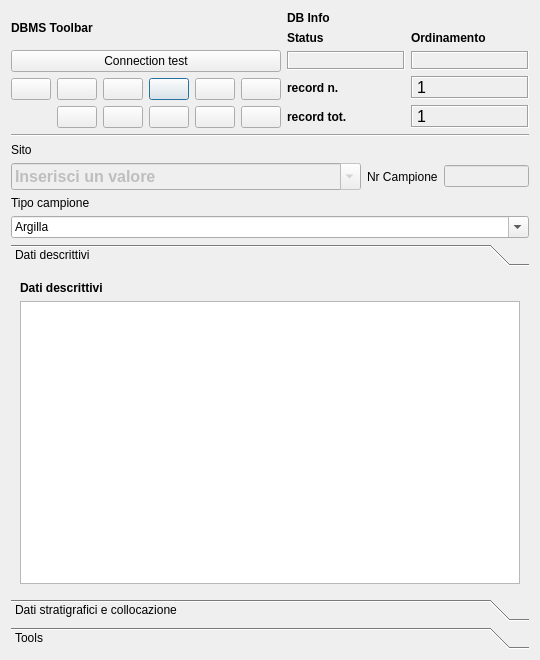
<?xml version="1.0" encoding="UTF-8"?>
<ui version="4.0">
 <class>DialogSurveysite</class>
 <widget class="QDialog" name="DialogSurveysite">
  <property name="geometry">
   <rect>
    <x>0</x>
    <y>0</y>
    <width>540</width>
    <height>660</height>
   </rect>
  </property>
  <property name="minimumSize">
   <size>
    <width>540</width>
    <height>400</height>
   </size>
  </property>
  <property name="windowTitle">
   <string>pyArchInit - HHF - Survey Structure Form </string>
  </property>
  <property name="windowIcon">
   <iconset resource="../../resources/resources.qrc">
    <normaloff>:/icons/iconSite.png</normaloff>:/icons/iconSite.png</iconset>
  </property>
  <layout class="QGridLayout" name="gridLayout_7">
   <item row="0" column="1" colspan="3">
    <layout class="QGridLayout" name="gridLayout_2">
     <item row="0" column="0">
      <widget class="QLabel" name="label_29">
       <property name="font">
        <font>
         <weight>75</weight>
         <bold>true</bold>
        </font>
       </property>
       <property name="text">
        <string>DBMS Toolbar</string>
       </property>
      </widget>
     </item>
     <item row="0" column="1" rowspan="3">
      <layout class="QGridLayout" name="gridLayout_5">
       <item row="0" column="0">
        <widget class="QLabel" name="label_42">
         <property name="font">
          <font>
           <weight>75</weight>
           <bold>true</bold>
          </font>
         </property>
         <property name="autoFillBackground">
          <bool>true</bool>
         </property>
         <property name="text">
          <string>DB Info</string>
         </property>
        </widget>
       </item>
       <item row="1" column="0">
        <layout class="QGridLayout" name="gridLayout_4">
         <item row="0" column="1">
          <widget class="QLabel" name="label_43">
           <property name="font">
            <font>
             <pointsize>9</pointsize>
             <weight>75</weight>
             <bold>true</bold>
            </font>
           </property>
           <property name="text">
            <string>Ordinamento</string>
           </property>
           <property name="margin">
            <number>0</number>
           </property>
          </widget>
         </item>
         <item row="1" column="0">
          <widget class="QLabel" name="label_status">
           <property name="minimumSize">
            <size>
             <width>40</width>
             <height>0</height>
            </size>
           </property>
           <property name="font">
            <font>
             <pointsize>10</pointsize>
             <weight>75</weight>
             <bold>true</bold>
            </font>
           </property>
           <property name="cursor">
            <cursorShape>ForbiddenCursor</cursorShape>
           </property>
           <property name="mouseTracking">
            <bool>false</bool>
           </property>
           <property name="contextMenuPolicy">
            <enum>Qt::DefaultContextMenu</enum>
           </property>
           <property name="frameShape">
            <enum>QFrame::Box</enum>
           </property>
           <property name="frameShadow">
            <enum>QFrame::Sunken</enum>
           </property>
           <property name="text">
            <string/>
           </property>
           <property name="alignment">
            <set>Qt::AlignCenter</set>
           </property>
           <property name="margin">
            <number>0</number>
           </property>
          </widget>
         </item>
         <item row="1" column="1">
          <widget class="QLabel" name="label_sort">
           <property name="font">
            <font>
             <pointsize>10</pointsize>
             <weight>75</weight>
             <bold>true</bold>
            </font>
           </property>
           <property name="cursor">
            <cursorShape>ForbiddenCursor</cursorShape>
           </property>
           <property name="mouseTracking">
            <bool>false</bool>
           </property>
           <property name="contextMenuPolicy">
            <enum>Qt::DefaultContextMenu</enum>
           </property>
           <property name="frameShape">
            <enum>QFrame::Box</enum>
           </property>
           <property name="frameShadow">
            <enum>QFrame::Sunken</enum>
           </property>
           <property name="text">
            <string/>
           </property>
           <property name="alignment">
            <set>Qt::AlignCenter</set>
           </property>
           <property name="margin">
            <number>0</number>
           </property>
          </widget>
         </item>
         <item row="0" column="0">
          <widget class="QLabel" name="label_34">
           <property name="font">
            <font>
             <pointsize>9</pointsize>
             <weight>75</weight>
             <bold>true</bold>
            </font>
           </property>
           <property name="text">
            <string>Status</string>
           </property>
           <property name="margin">
            <number>0</number>
           </property>
          </widget>
         </item>
        </layout>
       </item>
       <item row="2" column="0">
        <layout class="QGridLayout" name="gridLayout_3">
         <item row="0" column="0">
          <widget class="QLabel" name="label_27">
           <property name="font">
            <font>
             <pointsize>9</pointsize>
             <weight>75</weight>
             <bold>true</bold>
            </font>
           </property>
           <property name="text">
            <string>record n.</string>
           </property>
           <property name="margin">
            <number>0</number>
           </property>
          </widget>
         </item>
         <item row="0" column="1">
          <widget class="QLabel" name="label_rec_corrente">
           <property name="font">
            <font>
             <family>Microsoft Sans Serif</family>
             <pointsize>12</pointsize>
            </font>
           </property>
           <property name="cursor">
            <cursorShape>ForbiddenCursor</cursorShape>
           </property>
           <property name="mouseTracking">
            <bool>false</bool>
           </property>
           <property name="contextMenuPolicy">
            <enum>Qt::DefaultContextMenu</enum>
           </property>
           <property name="frameShape">
            <enum>QFrame::Box</enum>
           </property>
           <property name="frameShadow">
            <enum>QFrame::Sunken</enum>
           </property>
           <property name="text">
            <string>1</string>
           </property>
          </widget>
         </item>
         <item row="1" column="0">
          <widget class="QLabel" name="label_28">
           <property name="font">
            <font>
             <pointsize>9</pointsize>
             <weight>75</weight>
             <bold>true</bold>
            </font>
           </property>
           <property name="text">
            <string>record tot.</string>
           </property>
           <property name="margin">
            <number>0</number>
           </property>
          </widget>
         </item>
         <item row="1" column="1">
          <widget class="QLabel" name="label_rec_tot">
           <property name="font">
            <font>
             <family>Microsoft Sans Serif</family>
             <pointsize>12</pointsize>
            </font>
           </property>
           <property name="cursor">
            <cursorShape>ForbiddenCursor</cursorShape>
           </property>
           <property name="mouseTracking">
            <bool>false</bool>
           </property>
           <property name="contextMenuPolicy">
            <enum>Qt::DefaultContextMenu</enum>
           </property>
           <property name="frameShape">
            <enum>QFrame::Box</enum>
           </property>
           <property name="frameShadow">
            <enum>QFrame::Sunken</enum>
           </property>
           <property name="text">
            <string>1</string>
           </property>
          </widget>
         </item>
        </layout>
       </item>
      </layout>
     </item>
     <item row="2" column="0">
      <layout class="QGridLayout" name="gridLayout">
       <item row="0" column="5">
        <widget class="QPushButton" name="pushButton_last_rec">
         <property name="toolTip">
          <string>Last rec</string>
         </property>
         <property name="text">
          <string/>
         </property>
         <property name="icon">
          <iconset resource="../../resources/resources.qrc">
           <normaloff>:/icons/7_rightArrows.png</normaloff>:/icons/7_rightArrows.png</iconset>
         </property>
        </widget>
       </item>
       <item row="0" column="6">
        <widget class="QPushButton" name="pushButton_new_rec">
         <property name="font">
          <font>
           <pointsize>9</pointsize>
          </font>
         </property>
         <property name="toolTip">
          <string>New record</string>
         </property>
         <property name="text">
          <string/>
         </property>
         <property name="icon">
          <iconset resource="../../resources/resources.qrc">
           <normaloff>:/icons/newrec.png</normaloff>:/icons/newrec.png</iconset>
         </property>
        </widget>
       </item>
       <item row="0" column="7">
        <widget class="QPushButton" name="pushButton_save">
         <property name="font">
          <font>
           <pointsize>9</pointsize>
          </font>
         </property>
         <property name="toolTip">
          <string>Save</string>
         </property>
         <property name="text">
          <string/>
         </property>
         <property name="icon">
          <iconset resource="../../resources/resources.qrc">
           <normaloff>:/icons/b_save.png</normaloff>:/icons/b_save.png</iconset>
         </property>
         <property name="autoDefault">
          <bool>false</bool>
         </property>
        </widget>
       </item>
       <item row="1" column="4">
        <widget class="QPushButton" name="pushButton_new_search">
         <property name="font">
          <font>
           <pointsize>9</pointsize>
          </font>
         </property>
         <property name="toolTip">
          <string>new search</string>
         </property>
         <property name="text">
          <string/>
         </property>
         <property name="icon">
          <iconset resource="../../resources/resources.qrc">
           <normaloff>:/icons/new_search.png</normaloff>:/icons/new_search.png</iconset>
         </property>
        </widget>
       </item>
       <item row="1" column="5">
        <widget class="QPushButton" name="pushButton_search_go">
         <property name="font">
          <font>
           <pointsize>9</pointsize>
          </font>
         </property>
         <property name="toolTip">
          <string>search !!!</string>
         </property>
         <property name="text">
          <string/>
         </property>
         <property name="icon">
          <iconset resource="../../resources/resources.qrc">
           <normaloff>:/icons/search.png</normaloff>:/icons/search.png</iconset>
         </property>
        </widget>
       </item>
       <item row="1" column="6">
        <widget class="QPushButton" name="pushButton_sort">
         <property name="font">
          <font>
           <pointsize>9</pointsize>
          </font>
         </property>
         <property name="toolTip">
          <string>Order by</string>
         </property>
         <property name="text">
          <string/>
         </property>
         <property name="icon">
          <iconset resource="../../resources/resources.qrc">
           <normaloff>:/icons/sort.png</normaloff>:/icons/sort.png</iconset>
         </property>
        </widget>
       </item>
       <item row="1" column="7">
        <widget class="QPushButton" name="pushButton_view_all">
         <property name="font">
          <font>
           <pointsize>9</pointsize>
          </font>
         </property>
         <property name="toolTip">
          <string>View alls records</string>
         </property>
         <property name="text">
          <string/>
         </property>
         <property name="icon">
          <iconset resource="../../resources/resources.qrc">
           <normaloff>:/icons/view_all.png</normaloff>:/icons/view_all.png</iconset>
         </property>
        </widget>
       </item>
       <item row="0" column="4">
        <widget class="QPushButton" name="pushButton_next_rec">
         <property name="toolTip">
          <string>Next rec</string>
         </property>
         <property name="text">
          <string/>
         </property>
         <property name="icon">
          <iconset resource="../../resources/resources.qrc">
           <normaloff>:/icons/6_rightArrow.png</normaloff>:/icons/6_rightArrow.png</iconset>
         </property>
        </widget>
       </item>
       <item row="0" column="3">
        <widget class="QPushButton" name="pushButton_prev_rec">
         <property name="maximumSize">
          <size>
           <width>75</width>
           <height>16777215</height>
          </size>
         </property>
         <property name="toolTip">
          <string>Prev rec</string>
         </property>
         <property name="text">
          <string/>
         </property>
         <property name="icon">
          <iconset resource="../../resources/resources.qrc">
           <normaloff>:/icons/4_leftArrow.png</normaloff>:/icons/4_leftArrow.png</iconset>
         </property>
        </widget>
       </item>
       <item row="0" column="2">
        <widget class="QPushButton" name="pushButton_first_rec">
         <property name="toolTip">
          <string>First rec</string>
         </property>
         <property name="text">
          <string/>
         </property>
         <property name="icon">
          <iconset resource="../../resources/resources.qrc">
           <normaloff>:/icons/5_leftArrows.png</normaloff>:/icons/5_leftArrows.png</iconset>
         </property>
        </widget>
       </item>
       <item row="1" column="3">
        <widget class="QPushButton" name="pushButton_delete">
         <property name="maximumSize">
          <size>
           <width>75</width>
           <height>16777215</height>
          </size>
         </property>
         <property name="font">
          <font>
           <pointsize>9</pointsize>
          </font>
         </property>
         <property name="toolTip">
          <string>Delete record</string>
         </property>
         <property name="text">
          <string/>
         </property>
         <property name="icon">
          <iconset resource="../../resources/resources.qrc">
           <normaloff>:/icons/delete.png</normaloff>:/icons/delete.png</iconset>
         </property>
        </widget>
       </item>
      </layout>
     </item>
     <item row="1" column="0">
      <widget class="QPushButton" name="pushButton_connect">
       <property name="text">
        <string>Connection test</string>
       </property>
      </widget>
     </item>
    </layout>
   </item>
   <item row="1" column="1" colspan="3">
    <widget class="Line" name="line_8">
     <property name="font">
      <font>
       <weight>75</weight>
       <bold>true</bold>
      </font>
     </property>
     <property name="orientation">
      <enum>Qt::Horizontal</enum>
     </property>
    </widget>
   </item>
   <item row="6" column="1" colspan="3">
    <widget class="QToolBox" name="toolBox">
     <property name="currentIndex">
      <number>0</number>
     </property>
     <widget class="QWidget" name="page">
      <property name="geometry">
       <rect>
        <x>0</x>
        <y>0</y>
        <width>518</width>
        <height>267</height>
       </rect>
      </property>
      <attribute name="label">
       <string>Dati descrittivi</string>
      </attribute>
      <layout class="QGridLayout" name="gridLayout_9">
       <item row="1" column="0">
        <layout class="QVBoxLayout" name="verticalLayout_3">
         <item>
          <widget class="QLabel" name="label_13">
           <property name="font">
            <font>
             <weight>75</weight>
             <bold>true</bold>
            </font>
           </property>
           <property name="text">
            <string>Dati descrittivi</string>
           </property>
          </widget>
         </item>
         <item>
          <widget class="QTextEdit" name="textEdit_descrizione_camp">
           <property name="minimumSize">
            <size>
             <width>0</width>
             <height>20</height>
            </size>
           </property>
           <property name="maximumSize">
            <size>
             <width>16777215</width>
             <height>16000000</height>
            </size>
           </property>
           <property name="font">
            <font>
             <pointsize>10</pointsize>
            </font>
           </property>
          </widget>
         </item>
        </layout>
       </item>
      </layout>
     </widget>
     <widget class="QWidget" name="page_4">
      <property name="geometry">
       <rect>
        <x>0</x>
        <y>0</y>
        <width>518</width>
        <height>267</height>
       </rect>
      </property>
      <attribute name="label">
       <string>Dati stratigrafici e collocazione</string>
      </attribute>
      <layout class="QGridLayout" name="gridLayout_6">
       <item row="0" column="0" colspan="4">
        <widget class="QLabel" name="label_15">
         <property name="font">
          <font>
           <weight>75</weight>
           <bold>true</bold>
          </font>
         </property>
         <property name="text">
          <string>Riferimenti stratigraific e Inventario Materiali</string>
         </property>
        </widget>
       </item>
       <item row="7" column="3" rowspan="3">
        <widget class="QLabel" name="label_7">
         <property name="text">
          <string>Riferimento Nr. Inventario Materiale</string>
         </property>
        </widget>
       </item>
       <item row="7" column="4" rowspan="3">
        <widget class="QLineEdit" name="lineEdit_n_inv_mat"/>
       </item>
       <item row="10" column="0" colspan="5">
        <widget class="Line" name="line">
         <property name="orientation">
          <enum>Qt::Horizontal</enum>
         </property>
        </widget>
       </item>
       <item row="11" column="0" colspan="5">
        <layout class="QGridLayout" name="gridLayout_10">
         <item row="0" column="0">
          <widget class="QLabel" name="label_14">
           <property name="font">
            <font>
             <weight>75</weight>
             <bold>true</bold>
            </font>
           </property>
           <property name="text">
            <string>Riferimenti collocazione</string>
           </property>
          </widget>
         </item>
         <item row="1" column="0">
          <layout class="QGridLayout" name="gridLayout_8">
           <item row="1" column="1">
            <widget class="QLineEdit" name="lineEdit_cassa">
             <property name="minimumSize">
              <size>
               <width>61</width>
               <height>0</height>
              </size>
             </property>
            </widget>
           </item>
           <item row="1" column="0">
            <widget class="QLineEdit" name="lineEdit_luogo_conservazione">
             <property name="minimumSize">
              <size>
               <width>344</width>
               <height>0</height>
              </size>
             </property>
            </widget>
           </item>
           <item row="0" column="1">
            <widget class="QLabel" name="label_12">
             <property name="text">
              <string>Cassa</string>
             </property>
            </widget>
           </item>
           <item row="0" column="0">
            <widget class="QLabel" name="label_11">
             <property name="text">
              <string>Luogo di conservazione</string>
             </property>
            </widget>
           </item>
          </layout>
         </item>
        </layout>
       </item>
       <item row="2" column="0">
        <widget class="QLabel" name="label_4">
         <property name="text">
          <string>Area</string>
         </property>
        </widget>
       </item>
       <item row="6" column="0">
        <widget class="QLabel" name="label_5">
         <property name="text">
          <string>US</string>
         </property>
        </widget>
       </item>
       <item row="2" column="2">
        <widget class="QLineEdit" name="lineEdit_area"/>
       </item>
       <item row="6" column="2">
        <widget class="QLineEdit" name="lineEdit_us"/>
       </item>
      </layout>
     </widget>
     <widget class="QWidget" name="page_3">
      <property name="geometry">
       <rect>
        <x>0</x>
        <y>0</y>
        <width>518</width>
        <height>267</height>
       </rect>
      </property>
      <attribute name="label">
       <string>Tools</string>
      </attribute>
      <layout class="QFormLayout" name="formLayout">
       <item row="0" column="0">
        <layout class="QHBoxLayout" name="horizontalLayout_2">
         <item>
          <widget class="QPushButton" name="pushButton_exp_champ_sheet_pdf">
           <property name="text">
            <string>Esporta scheda campioni</string>
           </property>
          </widget>
         </item>
         <item>
          <widget class="QPushButton" name="pushButton_index_pdf">
           <property name="enabled">
            <bool>true</bool>
           </property>
           <property name="text">
            <string>Esporta elenco campioni PDF</string>
           </property>
          </widget>
         </item>
        </layout>
       </item>
       <item row="1" column="0">
        <layout class="QHBoxLayout" name="horizontalLayout_3">
         <item>
          <widget class="QLabel" name="label_8">
           <property name="toolTip">
            <string>Carica tutti layer che contengono geometrie relative a questo sito</string>
           </property>
           <property name="text">
            <string>..</string>
           </property>
          </widget>
         </item>
         <item>
          <widget class="QPushButton" name="pushButton_sites_geometry">
           <property name="enabled">
            <bool>false</bool>
           </property>
           <property name="text">
            <string>Carica</string>
           </property>
          </widget>
         </item>
        </layout>
       </item>
       <item row="2" column="0">
        <layout class="QHBoxLayout" name="horizontalLayout_4">
         <item>
          <widget class="QLabel" name="label_9">
           <property name="text">
            <string>...</string>
           </property>
          </widget>
         </item>
         <item>
          <widget class="QPushButton" name="pushButton_rel_pdf">
           <property name="enabled">
            <bool>false</bool>
           </property>
           <property name="text">
            <string>Esporta</string>
           </property>
          </widget>
         </item>
        </layout>
       </item>
      </layout>
     </widget>
    </widget>
   </item>
   <item row="3" column="2">
    <widget class="QLabel" name="label_10">
     <property name="text">
      <string>Nr Campione</string>
     </property>
    </widget>
   </item>
   <item row="3" column="3">
    <widget class="QLineEdit" name="lineEdit_nr_campione">
     <property name="enabled">
      <bool>false</bool>
     </property>
     <property name="minimumSize">
      <size>
       <width>0</width>
       <height>0</height>
      </size>
     </property>
     <property name="maximumSize">
      <size>
       <width>16777215</width>
       <height>16777215</height>
      </size>
     </property>
    </widget>
   </item>
   <item row="5" column="1" colspan="3">
    <layout class="QVBoxLayout" name="verticalLayout">
     <item>
      <widget class="QLabel" name="label_2">
       <property name="text">
        <string>Tipo campione</string>
       </property>
      </widget>
     </item>
     <item>
      <widget class="QComboBox" name="comboBox_tipo_campione">
       <property name="editable">
        <bool>true</bool>
       </property>
       <item>
        <property name="text">
         <string>Argilla</string>
        </property>
       </item>
       <item>
        <property name="text">
         <string>Calce</string>
        </property>
       </item>
       <item>
        <property name="text">
         <string>Carbone</string>
        </property>
       </item>
       <item>
        <property name="text">
         <string>Cocciopesto</string>
        </property>
       </item>
       <item>
        <property name="text">
         <string>Concotto</string>
        </property>
       </item>
       <item>
        <property name="text">
         <string>Intonaco</string>
        </property>
       </item>
       <item>
        <property name="text">
         <string>Laterizio</string>
        </property>
       </item>
       <item>
        <property name="text">
         <string>Legno</string>
        </property>
       </item>
       <item>
        <property name="text">
         <string>Minerale</string>
        </property>
       </item>
       <item>
        <property name="text">
         <string>Malta</string>
        </property>
       </item>
       <item>
        <property name="text">
         <string>Ossa</string>
        </property>
       </item>
       <item>
        <property name="text">
         <string>Ossa combuste</string>
        </property>
       </item>
       <item>
        <property name="text">
         <string>Pietrisco</string>
        </property>
       </item>
       <item>
        <property name="text">
         <string>Scoria</string>
        </property>
       </item>
       <item>
        <property name="text">
         <string>Scoria di ceramica</string>
        </property>
       </item>
       <item>
        <property name="text">
         <string>Scoria di metallo</string>
        </property>
       </item>
       <item>
        <property name="text">
         <string>Scoria di vetro</string>
        </property>
       </item>
       <item>
        <property name="text">
         <string>Terra</string>
        </property>
       </item>
       <item>
        <property name="text">
         <string>Terra e carboni</string>
        </property>
       </item>
      </widget>
     </item>
    </layout>
   </item>
   <item row="3" column="1">
    <widget class="QComboBox" name="comboBox_sito">
     <property name="enabled">
      <bool>false</bool>
     </property>
     <property name="minimumSize">
      <size>
       <width>350</width>
       <height>0</height>
      </size>
     </property>
     <property name="font">
      <font>
       <pointsize>12</pointsize>
       <weight>75</weight>
       <bold>true</bold>
      </font>
     </property>
     <property name="mouseTracking">
      <bool>true</bool>
     </property>
     <property name="editable">
      <bool>true</bool>
     </property>
     <property name="maxVisibleItems">
      <number>99999</number>
     </property>
     <property name="maxCount">
      <number>2147483647</number>
     </property>
     <item>
      <property name="text">
       <string>Inserisci un valore</string>
      </property>
     </item>
    </widget>
   </item>
   <item row="2" column="1">
    <widget class="QLabel" name="label">
     <property name="text">
      <string>Sito</string>
     </property>
    </widget>
   </item>
  </layout>
 </widget>
 <resources>
  <include location="../../resources/resources.qrc"/>
 </resources>
 <connections/>
</ui>
